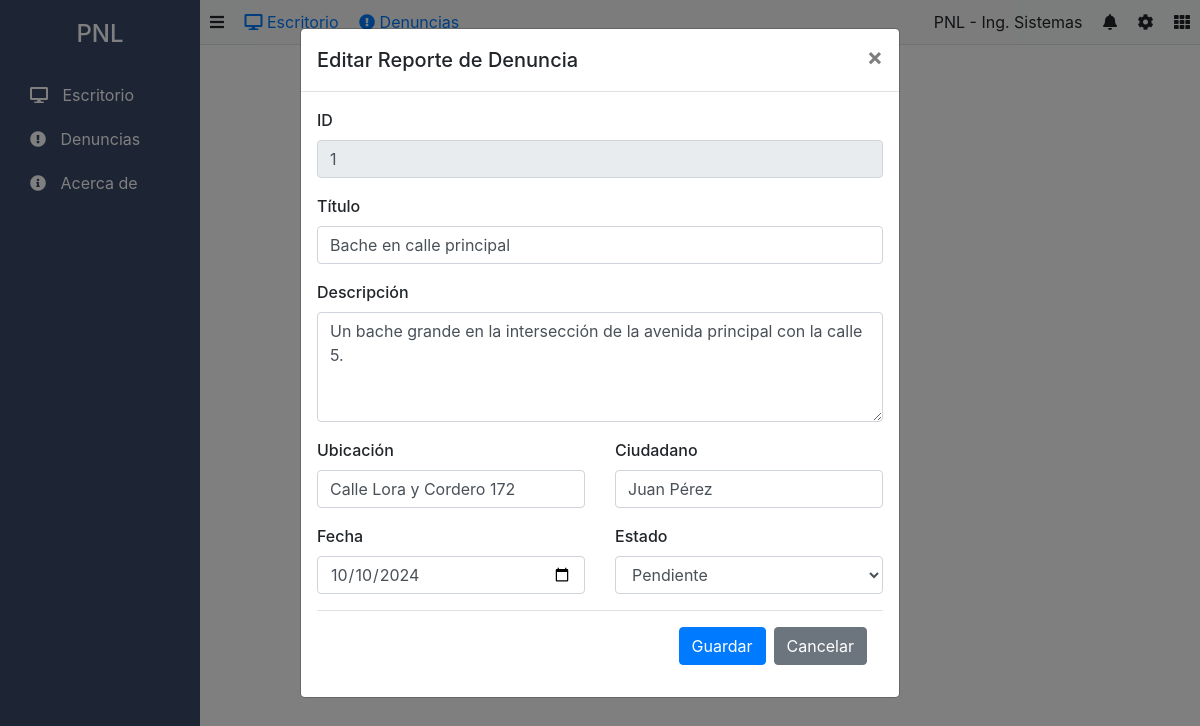
The app's page /?action=edit&id=1 with its own data.
### tables this page shows
CREATE TABLE IF NOT EXISTS denuncias (
    id INT AUTO_INCREMENT PRIMARY KEY,
    titulo VARCHAR(255) NOT NULL,
    descripcion TEXT NOT NULL,
    ubicacion VARCHAR(255) NOT NULL,
    ciudadano VARCHAR(100) NOT NULL,
    telefono VARCHAR(15),
    fecha DATE NOT NULL,
    estado ENUM('Pendiente', 'En proceso', 'Resuelto') DEFAULT 'Pendiente',
    created_at TIMESTAMP DEFAULT CURRENT_TIMESTAMP
);

### controllers/DenunciaController.php (called while the page is built, shortened)
<?php
class DenunciaController
{
    private $denunciaModel;
    public function __construct($db)
    {
        $this->denunciaModel = new Denuncia($db);
    }
    public function edit($id)
    {
        $this->denunciaModel->id = $id;
        $complaint = $this->denunciaModel->readOne();
        include 'views/components/edit.php';
    }
}

### models/DenunciaModel.php (called while the page is built, shortened)
<?php
class Denuncia
{
    private $conn;
    private $table = 'denuncias';
    public $id;
    public function __construct($db)
    {
        $this->conn = $db;
    }
    public function readOne()
    {
        $query = 'SELECT * FROM ' . $this->table . ' WHERE id = :id';
        $stmt = $this->conn->prepare($query);
        $stmt->bindParam(':id', $this->id);
        $stmt->execute();
        $row = $stmt->fetch(PDO::FETCH_ASSOC);
        $this->titulo = $row['titulo'];
        $this->descripcion = $row['descripcion'];
        $this->ubicacion = $row['ubicacion'];
        $this->ciudadano = $row['ciudadano'];
        $this->fecha = $row['fecha'];
        $this->estado = $row['estado'];
        return $this;
    }
}

### views/components/edit.php (the view, shortened to what this page needs)
<?php include 'views/layout/header.php'; ?>
<div class="modal show" style="display: block; background: rgba(0,0,0,0.5);">
    <div class="modal-dialog">
        <div class="modal-content">
            <div class="modal-header">
                <h5 class="modal-title">Editar Reporte de Denuncia</h5>
                <a href="index.php" class="close">
                    <span aria-hidden="true">&times;</span>
                </a>
            </div>
            <div class="modal-body">
                <form action="?action=edit&id=<?php echo $_GET['id']; ?>" method="POST">
                    <div class="form-group">
                        <label>ID</label>
                        <input type="text" class="form-control" value="<?php echo $_GET['id']; ?>" disabled>
                    </div>
                    <div class="form-group">
                        <label>Título</label>
                        <input type="text" name="titulo" class="form-control" value="<?php echo htmlspecialchars($complaint->titulo); ?>" required>
                    </div>
                    <div class="form-group">
                        <label>Descripción</label>
                        <textarea name="descripcion" class="form-control" required rows="4"><?php echo htmlspecialchars($complaint->descripcion); ?></textarea>
                    </div>
                    <div class="row">
                        <div class="col-md-6">
                            <div class="form-group">
                                <label>Ubicación</label>
                                <input type="text" name="ubicacion" class="form-control" value="<?php echo htmlspecialchars($complaint->ubicacion); ?>" required>
                            </div>
                        </div>
                        <div class="col-md-6">
                            <div class="form-group">
                                <label>Ciudadano</label>
                                <input type="text" name="ciudadano" class="form-control" value="<?php echo htmlspecialchars($complaint->ciudadano); ?>" required>
                            </div>
                        </div>
                    </div>
                    <div class="row">
                        <div class="col-md-6">
                            <div class="form-group">
                                <label>Fecha</label>
                                <input type="date" class="form-control" value="<?php echo $complaint->fecha; ?>" required>
                            </div>
                        </div>
                        <div class="col-md-6">
                            <div class="form-group">
                                <label>Estado</label>
                                <select name="estado" class="form-control" required>
                                    <option value="Pendiente" <?php echo ($complaint->estado === 'Pendiente') ? 'selected' : ''; ?>>Pendiente</option>
                                </select>
                            </div>
                        </div>
                    </div>
                    <div class="modal-footer">
                        <button type="submit" class="btn btn-primary">Guardar</button>
                        <a href="index.php" class="btn btn-secondary">Cancelar</a>
                    </div>
                </form>
            </div>
        </div>
    </div>
</div>
<?php include 'views/layout/footer.php'; ?>

### views/layout/header.php (style rules this page uses)
.modal.show { background: rgba(0, 0, 0, 0.5); }
.modal-dialog { max-width: 600px; }
.form-group label { font-weight: 500; }

### records on screen
denuncias: titulo "Bache en calle principal", descripcion "Un bache grande en la intersección de la avenida principal con la calle 5.", ubicacion "Calle Lora y Cordero 172", ciudadano "Juan Pérez", fecha "10/10/2024", estado "Pendiente"
